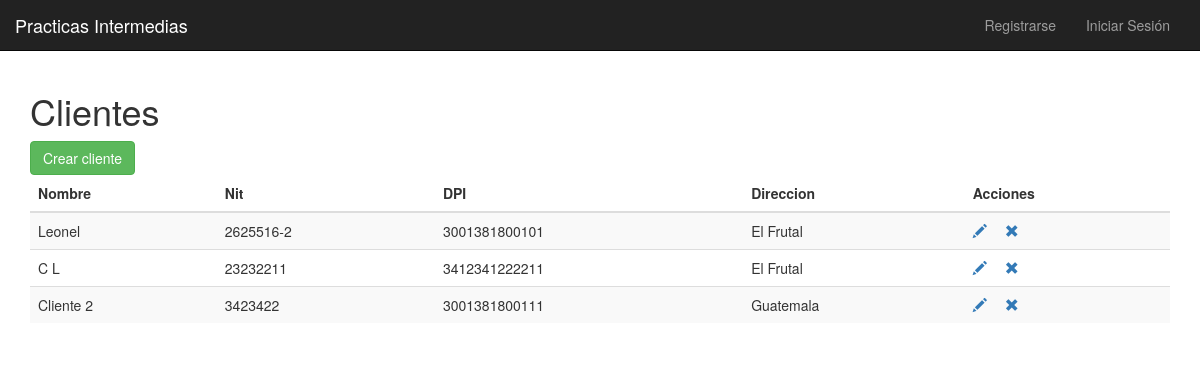
Screenshot of /clientes with the database file from the repository.
### sedes/models.py (models this page shows, shortened)
class Cliente(models.Model):
    dpi = models.BigIntegerField(
        unique=True,
        validators=[
            MaxValueValidator(9999999999999),
            MinValueValidator(100000000000)
        ],
        primary_key= True
    )
    nombre = models.CharField(max_length=200)
    nit = models.CharField(max_length=15)
    direccion = models.CharField(max_length=500)
    sedes = models.ManyToManyField('Sede', verbose_name='Sedes a las que pertenece el cliente')

### sedes/views.py (the view)
# urls.py: path('clientes', views.ClienteList.as_view(), name='lista_clientes'),
class ClienteList(ListView):
    model = Cliente
    template_name = 'clientes/clientes_list.html'

### sedes/templates/clientes/clientes_list.html
{% extends '../base.html' %}
{% block body_block %}
<h1>Clientes</h1>
<a class="btn btn-success" href="{% url "crear_cliente" %}">Crear cliente</a>
<table class="table table-striped">
    <thead class="thead-dark">
        <tr>
            <th>Nombre</th>
            <th>Nit</th>
            <th>DPI</th>
            <th>Direccion</th>
            <th colspan="2">Acciones</th>
        </tr>
    </thead>
    <tbody class="table-hover">
        {% for cliente in object_list %}
        <tr>
            <td>{{ cliente.nombre }}</td>
            <td>{{ cliente.nit }}</td>
            <td>{{ cliente.dpi }}</td>
            <td>{{ cliente.direccion }}</td>
            <td>
                <a href="{% url "modificar_cliente"  cliente.dpi  %}"> <span class="glyphicon glyphicon-pencil">&nbsp;</span></a>
                <a href="{% url "eliminar_cliente"  cliente.dpi  %}"> <span class="glyphicon glyphicon-remove">&nbsp;</span></a>
            </td>
        </tr>
        {% endfor %}
    </tbody>
</table>
{% endblock %}

### rows the page displays
Cliente: nombre "Leonel", nit "2625516-2", dpi "3001381800101", direccion "El Frutal"
Cliente: nombre "C L", nit "23232211", dpi "3412341222211", direccion "El Frutal"
Cliente: nombre "Cliente 2", nit "3423422", dpi "3001381800111", direccion "Guatemala"
